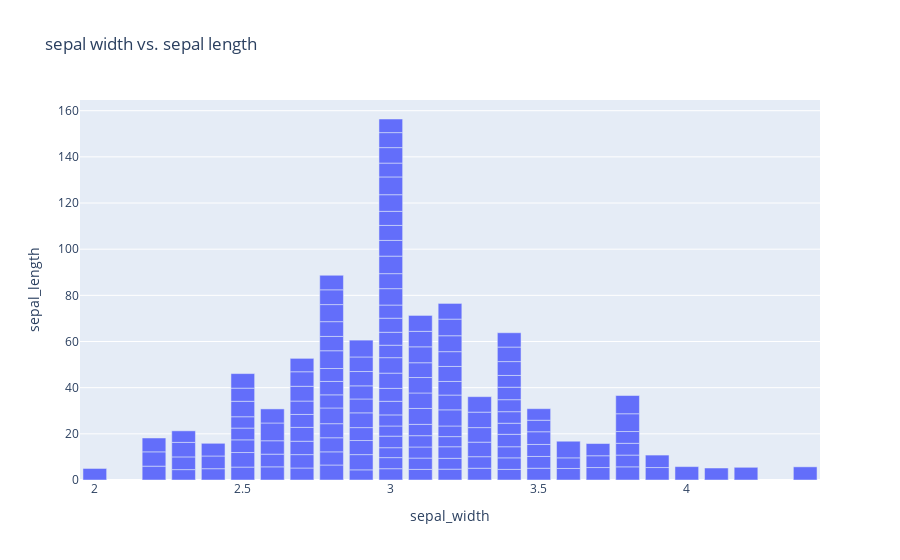

The cell this chart's notebook holds for it:
### Markdown cell above
## Bar

### Code cell
# plotting the bar chart
fig = px.bar(df, x="sepal_width", y="sepal_length", title = "sepal width vs. sepal length")
 
# showing the plot
fig.show()

### Figure 1 — Plotly figure (JSON) as saved in the notebook; plotly's stock layout.template omitted (floating-point values rounded to 4 significant figures; data arrays with more than 128 entries replaced by an {"elided": "..."} marker saying what was removed)
{"data": [{"alignmentgroup": "True", "hovertemplate": "sepal_width=%{x}<br>sepal_length=%{y}<extra></extra>", "legendgroup": "", "marker": {"color": "#636efa", "pattern": {"shape": ""}}, "name": "", "offsetgroup": "", "orientation": "v", "showlegend": false, "textposition": "auto", "type": "bar", "x": {"elided": "150 float values"}, "xaxis": "x", "y": {"elided": "150 float values"}, "yaxis": "y"}], "layout": {"barmode": "relative", "legend": {"tracegroupgap": 0}, "title": {"text": "sepal width vs. sepal length"}, "xaxis": {"anchor": "y", "domain": [0, 1], "title": {"text": "sepal_width"}}, "yaxis": {"anchor": "x", "domain": [0, 1], "title": {"text": "sepal_length"}}}}
